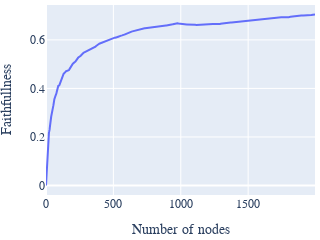

Notebook source saved alongside this figure:
### Code cell
import json
import plotly.express as px
import numpy as np

results = []

run_tag = "later_no_prompt"

for i in range(4):
    with open(f"task_faithfulness_metrics_use_sm_{run_tag}_{i}.jsonl") as f:
        lines = f.readlines()
        results.extend([json.loads(line) for line in lines])

for i in range(4):
    with open(f"task_faithfulness_metrics_use_sm_{run_tag}_2_{i}.jsonl") as f:
        lines = f.readlines()
        results.extend([json.loads(line) for line in lines])

# for i in range(4):
#     with open(f"task_faithfulness_metrics_new_wide_{i}.jsonl") as f:
#         lines = f.readlines()
#         results.extend([json.loads(line) for line in lines])

print(len(results))


inverse_results = [x for x in results if x["inverse"]]

# print(inverse_results[0])



# inverse_results = {x["task"]: x for x in inverse_results}
non_inverse_results = [x for x in results if not x["inverse"]]
# non_inverse_results = {x["task"]: x for x in non_inverse_results}

import matplotlib.pyplot as plt

plot_data = []

fig = px.line(x=[None], y = [None])

for x in non_inverse_results:

    _faith = x["faithfullness"]
    _metrics = np.array(x["ablated_metrics"])
    _ths = x["thresholds"]
    n_nodes_task = x["n_nodes_counts"]
    task_name = x["task"]

    # if task_name in ["algo_first"]:
    #     continue

    # if task_name in ["person_profession"]:
    #     _faith = (_metrics - min(_metrics)) / (max(_metrics) - min(_metrics))


    # _faith = [min(1, x) for x in _faith]
    # _faith = list(_faith)

    # fig.add_scatter(x=n_nodes_task, y=_faith, name=first_task)

    plot_data.append((_faith, n_nodes_task))

    # print(first_task, min(_faith[:100]), max(_faith[:10]))

    # plt.plot(n_nodes_task  , _faith, label=first_task)

# fig.update_layout(xaxis_type="log")

def interpolate(x, y, x_new):

    max_x = max(x)
    max_x_new = max(x_new)

    print(y[-10:])

    if max_x_new > max_x:
        x = x + [max_x_new]
        y = y + [y[0]]

    from scipy.interpolate import interp1d
    f = interp1d(x, y)
    return f(x_new)

#average across all tasks

n_nodes = []
for faith, n_nodes_task in plot_data:
    n_nodes.extend(n_nodes_task)

n_nodes = sorted(list(set(n_nodes)))

# # faith = np.zeros(len(n_nodes))


new_faiths = []

for faith, n_nodes_task in plot_data:
    faith = interpolate(n_nodes_task, faith, n_nodes)
    
    new_faiths.append(faith)

faith = np.mean(new_faiths, axis=0)

n_nodes = np.array(n_nodes)


fig = px.line(x=n_nodes[n_nodes < 2000], y=faith[n_nodes < 2000], labels=dict(x="Number of nodes", y="Faithfullness"))

fig.update_layout(width =300, height=200, 
                font_family="Serif", font_size=12, 
                margin_l=5, margin_t=5, margin_b=5, margin_r=5, xaxis=dict(dtick=500))


pio.write_image(fig, "micrlhf-progress/images/faith-nodes.pdf", width =300, height=200)

# fig.update_layout(width =400, height=300, 
#                 font_family="Serif", font_size=12, 
#                 margin_l=5, margin_t=5, margin_b=5, margin_r=5)

# import plotly.io as pio
# pio.write_image(fig, "micrlhf-progress/images/faith-nodes-inverse.pdf", width =400, height=300)

fig

### Figure 1 — Plotly figure (JSON) as saved in the notebook; plotly's stock layout.template omitted (floating-point values rounded to 4 significant figures; data arrays with more than 128 entries replaced by an {"elided": "..."} marker saying what was removed)
{"data": [{"hovertemplate": "Number of nodes=%{x}<br>Faithfullness=%{y}<extra></extra>", "legendgroup": "", "line": {"color": "#636efa", "dash": "solid"}, "marker": {"symbol": "circle"}, "mode": "lines", "name": "", "orientation": "v", "showlegend": false, "type": "scatter", "x": {"elided": "863 int values"}, "xaxis": "x", "y": {"elided": "863 float values"}, "yaxis": "y"}], "layout": {"font": {"family": "Serif", "size": 12}, "height": 200, "legend": {"tracegroupgap": 0}, "margin": {"b": 5, "l": 5, "r": 5, "t": 5}, "width": 300, "xaxis": {"anchor": "y", "domain": [0, 1], "dtick": 500, "title": {"text": "Number of nodes"}}, "yaxis": {"anchor": "x", "domain": [0, 1], "title": {"text": "Faithfullness"}}}}
